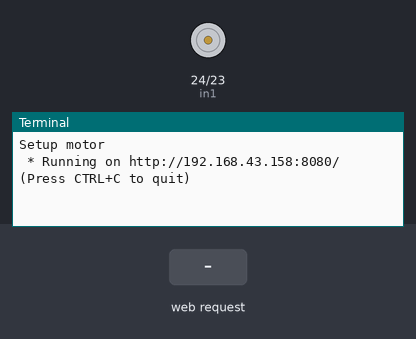
The program below on a simulated Raspberry Pi (BCM pin numbers). On the bench: motor-driver pin pairs drawn as motors (green arrow = first pin HIGH = forward, orange = second pin HIGH = backward, longer = more drive, scaled by the enable pin), the last lines printed to the terminal. The inputs (shaded band) are chosen by the test bench. The clock reads 2024-03-15 10:24:30 at power-on unless the program sets it.

Above: at 1.2 s.
1.3 s: HTTP request for /_change_speed received
At 2.2 s:
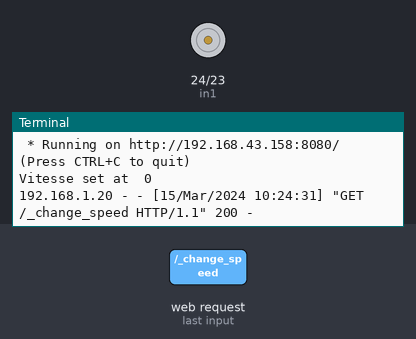
2.8 s: HTTP request for /_run received
At 3.4 s:
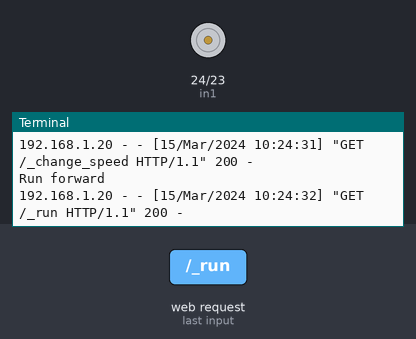
4.3 s: HTTP request for /_sens received
At 5.7 s:
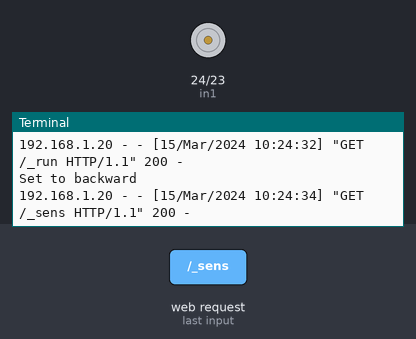

Measured:
- after the input at 1.3 s, the terminal: prints a new line at once (image 1)
- after the input at 2.8 s, the terminal: prints a new line at once (image 2)
- after the input at 4.3 s, the terminal: prints a new line at once (image 3)

The program:

interface_moteur_a.py
```python
from Moteur import Moteur
from bottle import run, route, debug, template, request, static_file
import json

moteur_a = Moteur()

@route('/static/<filename>')
def server_static(filename):
  return static_file(filename, root='ressources')

@route('/_change_speed')
def change_speed():
    moteur_a.vitesse(request.params.get('vitesse', 0, type=int))
    return json.dumps({'speed': moteur_a.vitesse_value})

@route('/_run')
def run_motor():
    moteur_a.marche(not bool(moteur_a.marche_state))
    if(moteur_a.marche_state == True):
        return json.dumps({'run_aff' : "Marche"})
    elif(moteur_a.marche_state == False):
        return json.dumps({'run_aff' : "Arrêt"})
    else:
        return json.dumps({'run_aff' : "Alors la c'est pas normal"})

@route('/_sens')
def sens_motor():
    moteur_a.sens(not bool(moteur_a.sens_state))
    if(moteur_a.sens_state == True):
        return json.dumps({'sens' : "Avant"})
    elif(moteur_a.sens_state == False):
        return json.dumps({'sens' : "Arrière"})
    else:
        return json.dumps({'sens' : "Alors la c'est pas normal"})

@route('/moteura')
def index():
    return template("interface_moteur_a", request=request)

debug(True)
run(host='192.168.43.158', port=8080)# changer en fonction de l'ip du raspberry
```

Moteur.py
```python
import RPi.GPIO as GPIO

class Moteur:

    """ marche boolean true or false
        sens boolean true -> forward false -> backward
        vitesse float
         """
    def __init__(self):
        print("Setup motor")
        self.marche_state = False
        self.sens_state = True
        self.vitesse_value = 50

        #Definition des pins
        self.in1 = 24
        self.in2 = 23
        self.ena = 25

        #Setup des pins
        GPIO.setwarnings(False) # Ignore warning for now
        GPIO.setmode(GPIO.BCM)
        GPIO.setup(self.in1,GPIO.OUT)
        GPIO.setup(self.in2,GPIO.OUT)
        GPIO.setup(self.ena,GPIO.OUT)
        GPIO.output(self.in1,GPIO.LOW)
        GPIO.output(self.in2,GPIO.LOW)
        self.pwm =GPIO.PWM(self.ena,100)
        self.pwm.start(self.vitesse_value)

    #state boolean
    def marche(self, state):
        self.marche_state = state
        if(self.marche_state == True):
            if(self.sens_state == True):
                print("Run forward")
                GPIO.output(self.in1,GPIO.HIGH)
                GPIO.output(self.in2,GPIO.LOW)
            else:
                print("Run backward")
                GPIO.output(self.in1,GPIO.LOW)
                GPIO.output(self.in2,GPIO.HIGH)
        else:
            print("Stop")
            GPIO.output(self.in1,GPIO.LOW)
            GPIO.output(self.in2,GPIO.LOW)

    # permet de changer la vitesse
    def vitesse(self,vitesse):
        self.vitesse_value = vitesse
        print("Vitesse set at ", vitesse)
        self.pwm.ChangeDutyCycle(vitesse)

    #Permet de choisir le sens
    def sens(self, state):
        self.sens_state = state
        if(self.sens_state == True):
            print("Set to forward")
            GPIO.output(self.in1,GPIO.HIGH)
            GPIO.output(self.in2,GPIO.LOW)
        else:
            print("Set to backward")
            GPIO.output(self.in1,GPIO.LOW)
            GPIO.output(self.in2,GPIO.HIGH)

    #Il faut obligatoirement appeler cette fonction a la fin du programme sinon plus rien ne marche
    def exit(self):
        GPIO.cleanup()
        SystemExit.code(1)
```
